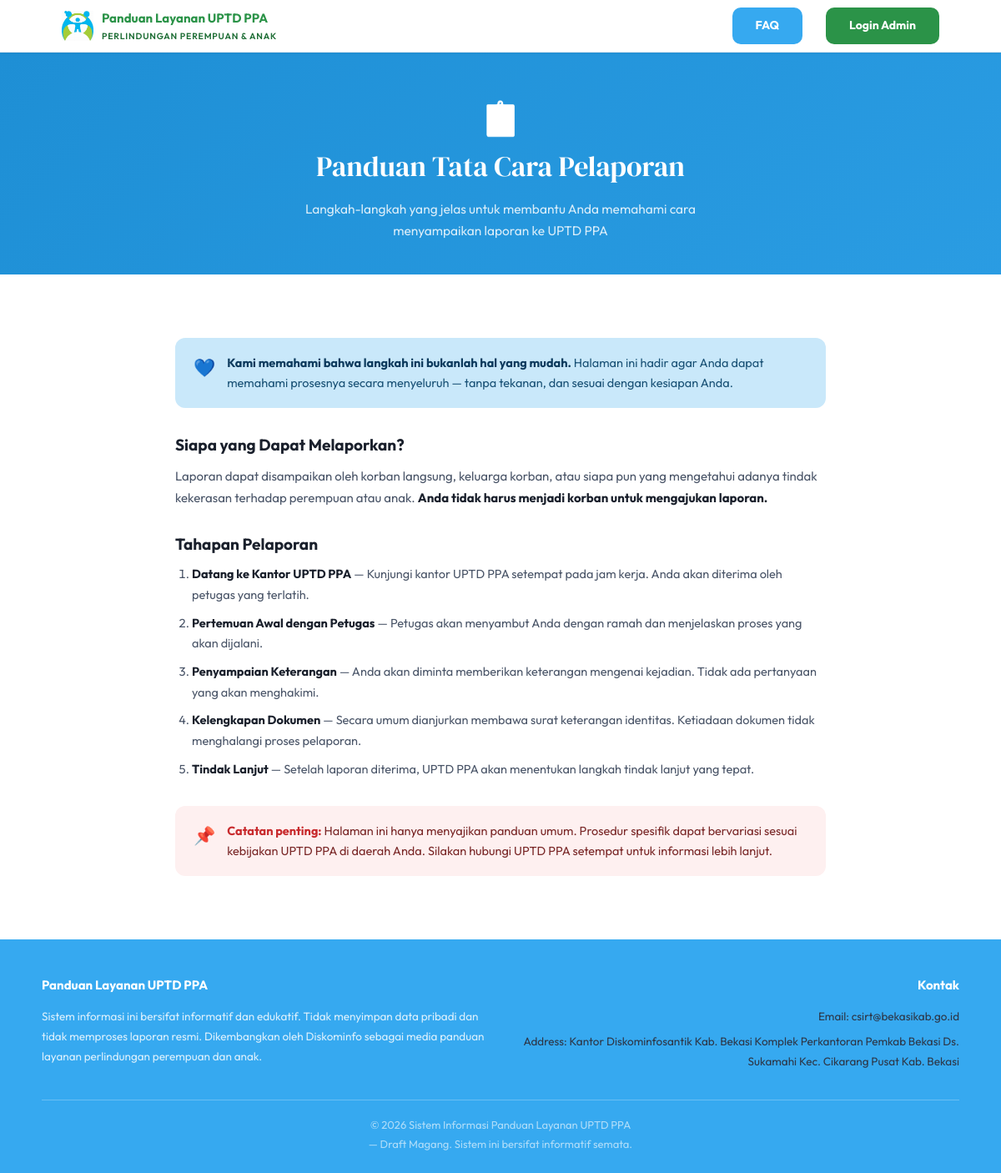
Screenshot of /panduan.php?slug=pelaporan with the database file from the repository.
### tables this page shows
CREATE TABLE IF NOT EXISTS panduan (
  id          INT UNSIGNED AUTO_INCREMENT PRIMARY KEY,
  slug        VARCHAR(60)  NOT NULL UNIQUE,           
  judul       VARCHAR(200) NOT NULL,
  deskripsi   TEXT,                                    
  konten      LONGTEXT     NOT NULL,                   
  urutan      TINYINT      NOT NULL DEFAULT 1,         
  aktif       TINYINT(1)   NOT NULL DEFAULT 1,
  created_at  TIMESTAMP    NOT NULL DEFAULT CURRENT_TIMESTAMP,
  updated_at  TIMESTAMP    NOT NULL DEFAULT CURRENT_TIMESTAMP ON UPDATE CURRENT_TIMESTAMP
);

### panduan.php (the view, shortened to what this page needs)
<?php
require_once 'includes/config.php';
$slug = isset($_GET['slug']) ? preg_replace('/[^a-z0-9\-]/','',strtolower(trim($_GET['slug']))) : '';
$panduan = null;
if ($slug !== '') {
    try {
        $stmt = $pdo->prepare("SELECT * FROM panduan WHERE slug=? AND aktif=1 LIMIT 1");
        $stmt->execute([$slug]);
        $panduan = $stmt->fetch();
    } catch (Exception $e) {}
}
$icon_emoji = ['pelaporan'=>'📋','psikolog'=>'💭','hukum'=>'⚖️'];
$ph_emoji = $icon_emoji[$panduan['slug']] ?? '💙';
include 'includes/header.php';
echo "<main id=\"main\">";
?>
<div class="page-header fade-up" role="region">
  <div class="page-header-inner">
    <div class="ph-icon" style="font-size:40px;margin:0 auto 14px;"><?php echo $ph_emoji; ?></div>
    <h1><?php echo htmlspecialchars($panduan['judul']); ?></h1>
    <?php if ($panduan['deskripsi']): ?>
      <p><?php echo htmlspecialchars($panduan['deskripsi']); ?></p>
    <?php endif; ?>
  </div>
</div>
<section class="section">
  <div class="section-inner" style="max-width:780px;">
    <div class="info-box">
      <div class="ib-icon">💙</div>
      <p><strong>Kami memahami bahwa langkah ini bukanlah hal yang mudah.</strong> Halaman ini hadir agar Anda dapat memahami prosesnya secara menyeluruh — tanpa tekanan, dan sesuai dengan kesiapan Anda.</p>
    </div>
    <div class="panduan-konten" style="margin-top:28px;">
      <?php echo $panduan['konten']; ?>
    </div>
    <div class="info-box warn" style="margin-top:32px;">
      <div class="ib-icon">📌</div>
      <p><strong>Catatan penting:</strong> Halaman ini hanya menyajikan panduan umum. Prosedur spesifik dapat bervariasi sesuai kebijakan UPTD PPA di daerah Anda. Silakan hubungi UPTD PPA setempat untuk informasi lebih lanjut.</p>
    </div>
  </div>
</section>
<?php include 'includes/footer.php'; ?>

### css/style.css (style rules this page uses)
:root { --blue:#36A9F0; --blue-dark:#1E8FD5; --blue-light:#C9E8FA; --blue-lighter:#E8F5FD; --red:#E93235; --red-dark:#C82A2D; --red-light:#FEF0F0; --red-border:#F5C0C1; --green:#2B9348; --green-dark:#1F6E36; --green-light:#E8F7EE; --pink:#FFE4E1; --pink-border:#FFC0BD; --white:#FFF; --grey-50:#F7FAFC; --grey-100:#EDF2F7; --grey-200:#E2E8F0; --grey-400:#A0AEC0; --grey-500:#9CA3AF; --grey-600:#718096; --grey-800:#2D3748; --grey-900:#1A202C; --text:#2D3748; --text-mid:#4A5568; --text-light:#9CA3AF; --radius:16px; --radius-sm:12px; --shadow:0 2px 12px rgba(0,0,0,.08); --shadow-h:0 6px 20px rgba(0,0,0,.12); --ff-h:'DM Serif Display',Georgia,serif; --ff-b:'Outfit',system-ui,sans-serif; }
*,*::before,*::after { box-sizing:border-box;margin:0;padding:0 }
html { scroll-behavior:smooth }
body { font-family:var(--ff-b);color:var(--text);background:var(--white);line-height:1.7;font-size:15px;min-height:100vh;overflow-x:hidden }
.section { padding:52px 24px }
.section-inner { max-width:1100px;margin:0 auto }
.page-header { background:linear-gradient(135deg,var(--blue-dark) 0%,var(--blue) 100%);color:#fff;padding:44px 24px 40px;text-align:center;position:relative;overflow:hidden }
.page-header::after { content:'';position:absolute;inset:0;background:radial-gradient(ellipse 80% 60% at 50% 140%,rgba(255,255,255,.12) 0%,transparent 60%) }
.page-header::before { content:'';position:absolute;left:-140%;top:0;width:40%;height:200%;background:linear-gradient(120deg,rgba(255,255,255,0) 0%,rgba(255,255,255,0.12) 50%,rgba(255,255,255,0) 100%);transform:skewX(-18deg);filter:blur(6px);opacity:0.9;pointer-events:none;mix-blend-mode:overlay;animation:headerShimmer 3.2s linear infinite }
.page-header { background-size:200% 200%;animation:bgHeaderMove 10s linear infinite }
.page-header-inner { max-width:700px;margin:0 auto;position:relative;z-index:1 }
.page-header .ph-icon { width:50px;height:50px;margin:0 auto 14px;object-fit:contain;filter:brightness(0) invert(1) }
.page-header h1 { font-family:var(--ff-h);font-size:clamp(24px,3.8vw,34px);font-weight:400;margin-bottom:8px }
.page-header p { color:rgba(255,255,255,.82);font-size:15.5px;max-width:520px;margin:0 auto }
.page-header .ph-icon { animation:floatY 6s ease-in-out infinite }
.info-box { background:var(--blue-light);border:1px solid var(--blue-mid);border-radius:var(--radius-sm);padding:18px 22px;display:flex;gap:14px;align-items:flex-start;margin:24px 0 }
.info-box .ib-icon { font-size:21px;flex-shrink:0 }
.info-box p { margin:0;font-size:14.5px;color:#1A5276;line-height:1.65 }
.info-box p strong { color:#0D3B5E }
.info-box.warn { background:var(--red-light);border-color:var(--red-border) }
.info-box.warn p { color:#7A2828 }
.info-box.warn p strong { color:var(--red-dark) }
.fade-up { animation:fadeUp .42s cubic-bezier(.22,.9,.28,1) both }
.panduan-konten h3 { font-size:19px;font-weight:700;color:var(--grey-900);margin:26px 0 8px }
.panduan-konten h3:first-child { margin-top:0 }
.panduan-konten p { font-size:15px;color:var(--text-mid);margin-bottom:12px;line-height:1.75 }
.panduan-konten ol,.panduan-konten ul { padding-left:20px;margin-bottom:14px }
.panduan-konten li { font-size:14.5px;color:var(--text-mid);margin-bottom:9px;line-height:1.7 }
.panduan-konten strong { color:var(--grey-900) }

### rows the page displays
panduan: slug "📋", judul "Panduan Tata Cara Pelaporan", deskripsi "Langkah-langkah yang jelas untuk membantu Anda memahami cara menyampaikan laporan ke UPTD PPA", konten "Siapa yang Dapat Melaporkan? Laporan dapat disampaikan oleh korban langsung, keluarga korban, atau siapa pun yang mengetahui adanya tindak kekerasan terhadap perempuan atau anak. Anda tidak harus menjadi korban untuk mengajukan laporan. Tahapan Pelaporan Datang ke Kantor UPTD PPA — Kunjungi kantor UPTD PPA setempat pada jam kerja. Anda akan diterima oleh petugas yang terlatih. Pertemuan Awal dengan Petugas — Petugas akan menyambut Anda dengan ramah dan menjelaskan proses yang akan dijalani. Penyampaian Keterangan — Anda akan diminta memberikan keterangan mengenai kejadian. Tidak ada pertanyaan yang akan menghakimi. Kelengkapan Dokumen — Secara umum dianjurkan membawa surat keterangan…"
